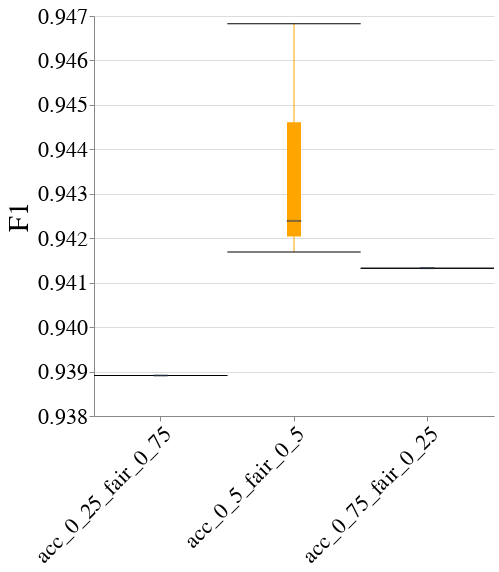

The notebook cell this image was saved under:
### Code cell
create_box_plot_per_dataset_and_case_study(to_plot=best_lp_metrics_per_exp_config_df,
                                           exp_name=EXP_NAME,
                                           dataset_name=DATASET_NAME,
                                           case_study_name=CASE_STUDY_NAME,
                                           metric_name="F1")

### Figure 1 — Vega-Lite specification as saved in the notebook (floating-point values rounded to 4 significant figures)
{"config": {"view": {"continuousWidth": 400, "continuousHeight": 300, "stroke": null}, "axis": {"labelFontSize": 22, "labelFontWeight": "normal", "titleFontSize": 28, "titleFontWeight": "normal"}, "title": {"fontSize": 28}}, "data": {"name": "data-c435974c56aab7e9071ba65bfae86839"}, "mark": {"type": "boxplot", "color": "orange", "median": {"stroke": "black", "strokeWidth": 0.7}, "ticks": true}, "encoding": {"x": {"axis": {"labelAngle": -45, "labelLimit": 500}, "field": "exp_config_name", "title": null, "type": "nominal"}, "y": {"field": "overall", "scale": {"zero": false}, "title": "F1", "type": "quantitative"}}, "height": 400, "width": 400, "$schema": "https://vega.github.io/schema/vega-lite/v4.17.0.json", "datasets": {"data-c435974c56aab7e9071ba65bfae86839": [{"exp_config_name": "acc_0_25_fair_0_75", "logical_pipeline_uuid": "Tm9uZSZOT19GQUlSTkVTU19JTlRFUlZFTlRJT04mZ2FuZGFsZl9jbGY=", "physical_pipeline_uuid": "7b189cfe-58e3-4572-bd10-43843f0073b4", "run_num": 1, "compound_pp_quality": 0.9841, "metric": "F1", "model_name": "gandalf_clf", "runtime_in_mins": 0.7805, "dataset_name": "law_school", "logical_pipeline_name": "None&NO_FAIRNESS_INTERVENTION&gandalf_clf", "null_imputer_name": "None", "fairness_intervention_name": "NO_FAIRNESS_INTERVENTION", "male&race_dis": 0.8232, "male&race_priv": 0.9492, "male_dis": 0.9277, "male_priv": 0.9474, "overall": 0.9389, "race_dis": 0.8398, "race_priv": 0.9566}, {"exp_config_name": "acc_0_5_fair_0_5", "logical_pipeline_uuid": "Tm9uZSZOT19GQUlSTkVTU19JTlRFUlZFTlRJT04mbHJfY2xm", "physical_pipeline_uuid": "0b1617c5-7158-4e93-b878-fa3ce42ed49a", "run_num": 1, "compound_pp_quality": 0.925, "metric": "F1", "model_name": "lr_clf", "runtime_in_mins": 0.006204, "dataset_name": "law_school", "logical_pipeline_name": "None&NO_FAIRNESS_INTERVENTION&lr_clf", "null_imputer_name": "None", "fairness_intervention_name": "NO_FAIRNESS_INTERVENTION", "male&race_dis": 0.8386, "male&race_priv": 0.9503, "male_dis": 0.9334, "male_priv": 0.948, "overall": 0.9417, "race_dis": 0.8485, "race_priv": 0.9574}, {"exp_config_name": "acc_0_5_fair_0_5", "logical_pipeline_uuid": "Tm9uZSZOT19GQUlSTkVTU19JTlRFUlZFTlRJT04mbHJfY2xm", "physical_pipeline_uuid": "67b9b0e4-f551-4746-b52f-a57ef6f43a2d", "run_num": 5, "compound_pp_quality": 0.9239, "metric": "F1", "model_name": "lr_clf", "runtime_in_mins": 0.005538, "dataset_name": "law_school", "logical_pipeline_name": "None&NO_FAIRNESS_INTERVENTION&lr_clf", "null_imputer_name": "None", "fairness_intervention_name": "NO_FAIRNESS_INTERVENTION", "male&race_dis": 0.845, "male&race_priv": 0.9544, "male_dis": 0.9419, "male_priv": 0.9507, "overall": 0.9468, "race_dis": 0.8468, "race_priv": 0.9619}, {"exp_config_name": "acc_0_5_fair_0_5", "logical_pipeline_uuid": "Tm9uZSZOT19GQUlSTkVTU19JTlRFUlZFTlRJT04mbHJfY2xm", "physical_pipeline_uuid": "6bc71aa4-32ae-4dcb-a1fe-548bbfcfb60b", "run_num": 2, "compound_pp_quality": 0.9185, "metric": "F1", "model_name": "lr_clf", "runtime_in_mins": 0.005837, "dataset_name": "law_school", "logical_pipeline_name": "None&NO_FAIRNESS_INTERVENTION&lr_clf", "null_imputer_name": "None", "fairness_intervention_name": "NO_FAIRNESS_INTERVENTION", "male&race_dis": 0.8518, "male&race_priv": 0.9498, "male_dis": 0.9336, "male_priv": 0.9492, "overall": 0.9424, "race_dis": 0.8612, "race_priv": 0.9564}, {"exp_config_name": "acc_0_75_fair_0_25", "logical_pipeline_uuid": "Tm9uZSZOT19GQUlSTkVTU19JTlRFUlZFTlRJT04mZ2FuZGFsZl9jbGY=", "physical_pipeline_uuid": "a911f816-8bb7-4ea9-ad71-6533ce42bb8a", "run_num": 3, "compound_pp_quality": 0.9557, "metric": "F1", "model_name": "gandalf_clf", "runtime_in_mins": 0.9757, "dataset_name": "law_school", "logical_pipeline_name": "None&NO_FAIRNESS_INTERVENTION&gandalf_clf", "null_imputer_name": "None", "fairness_intervention_name": "NO_FAIRNESS_INTERVENTION", "male&race_dis": 0.8419, "male&race_priv": 0.9498, "male_dis": 0.9356, "male_priv": 0.9459, "overall": 0.9413, "race_dis": 0.8404, "race_priv": 0.9585}]}}
